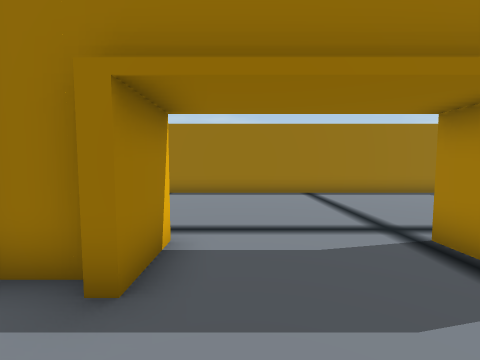
View 1 (above)

22 first-person views from a walk through a Unity game level. The camera is 1.3 m above the floor, tilts 4° down and sees 90° across. The floor is counted in squares, 1 m on a side. Each view is taken from the middle of a square. On the plan, view 1 faces up. The plan holds only what a view shows up to about 12 squares ahead; the rest is blank. The place goes on beyond the plan. Some animated figures are left out. Door leaves are left out, so doorways stand open.

View 2
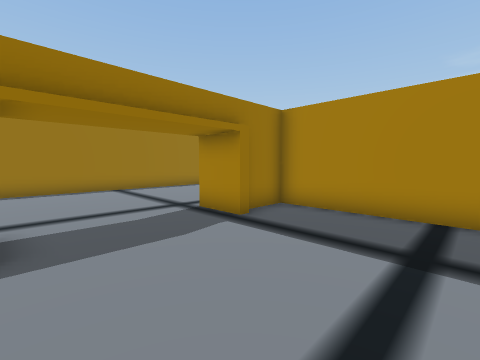

View 3
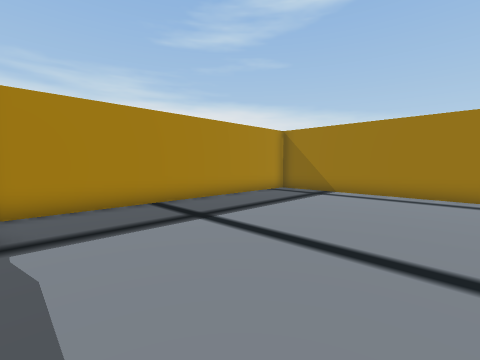

View 4
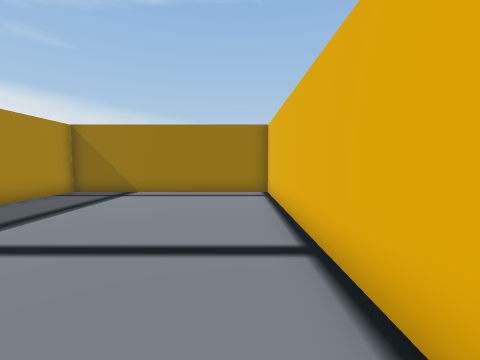

View 5
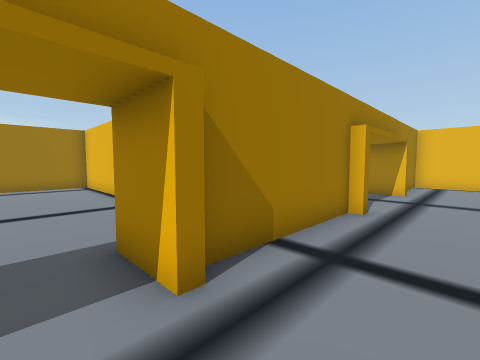

View 6
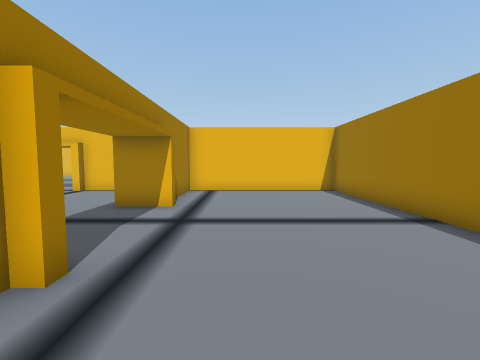

View 7
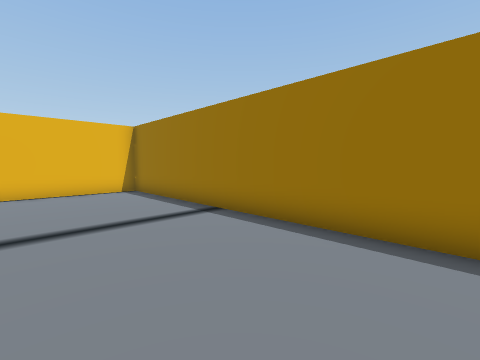

View 8
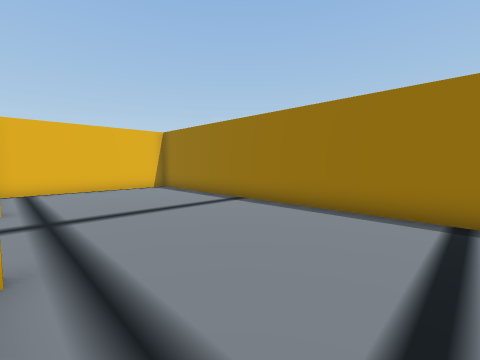

View 9
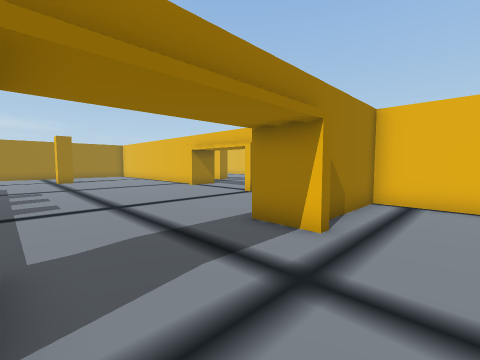

View 10
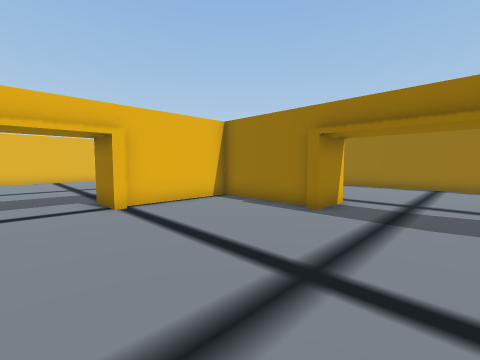

View 11
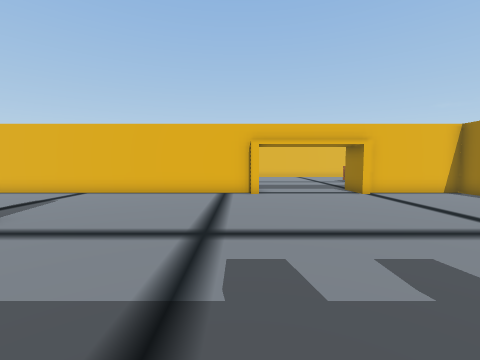

View 12
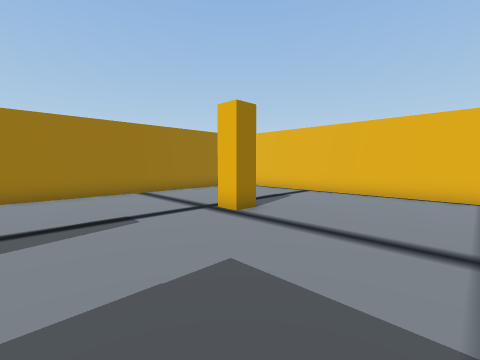

View 13
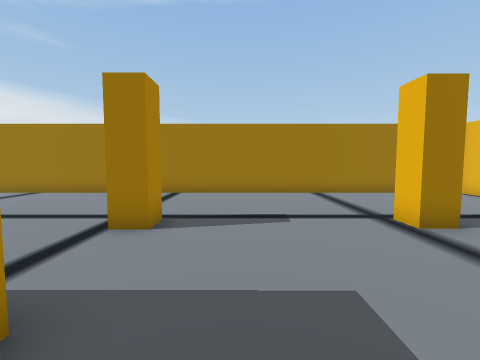

View 14
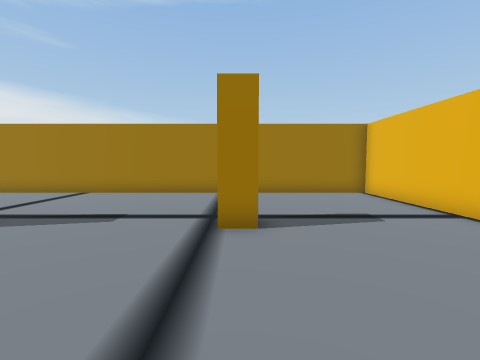

View 15
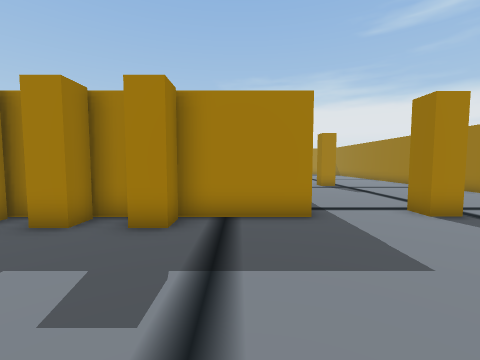

View 16
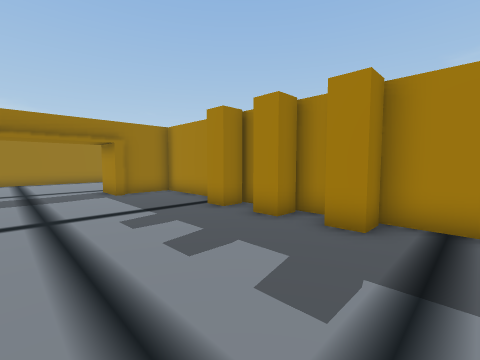

View 17
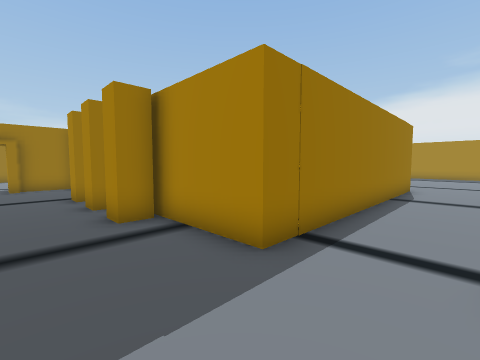

View 18
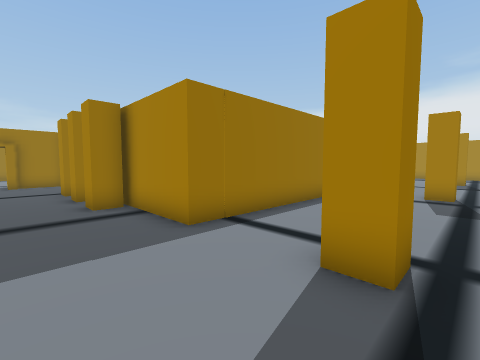

View 19
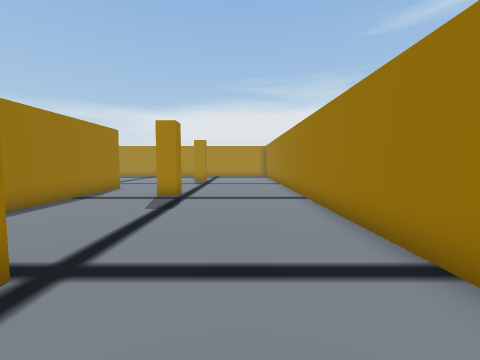

View 20
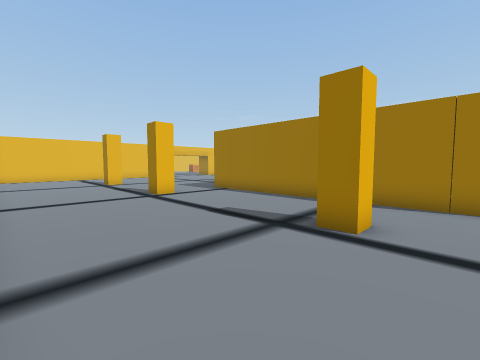

View 21
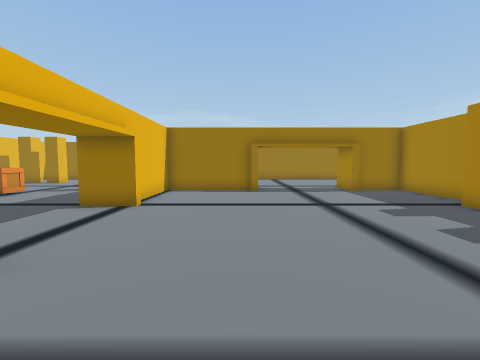

View 22
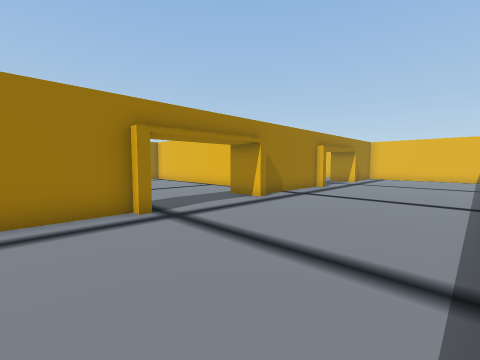

### Floor plan
Points are (right, up) in squares from view 1. A wall is a line through its corners. A room is listed if a view was taken in it or the views show most of it. See-through windows are left out.
Room 1 (views 1, 2, 3, 4, 5, 6, 7, 8, 9, 22)
walls: (-1.6, 4) (-1.2, 4) (-1.2, 2.2) (-1.6, 2.2); (-1.8, 2.6) (-2.8, 2.6); (-3.3, 0.9) (-3.3, -8.8) (5.5, -8.8) (5.5, 2.6) (3.9, 2.6); (-6.7, 2.1) (-6.7, 4) (-6.4, 4) (-6.4, 3.6) (-1.8, 3.6); (3.6, 2.2) (3.2, 2.2) (3.2, 4) (3.6, 4) (3.6, 3.6) (6.1, 3.6); (-11.6, 4) (-11.2, 4) (-11.2, 2.1); (6.5, 10.5) (-15.5, 10.5) (-15.5, 3.6) (-12.3, 3.6)
ways out: opening at (-9, 3) to room 2
Room 2 (views 10, 11, 12, 13, 14, 15, 16, 17, 18, 19, 20, 21)
walls: (-4.2, -2.9) (-4.2, -2.2); (-15.1, -6.1) (-15.1, -6.6); (-15.5, -6.5) (-15.5, -18.5) (6.1, -18.5); (-4.2, -0.8) (-4.2, 2.6) (-6.5, 2.6); (-15.1, -1.4) (-15.1, -1.8) (-16.9, -1.8); (-11.4, 2.6) (-15.5, 2.6) (-15.5, -1.5); (6.5, -9.8) (-4.2, -9.8) (-4.2, -4.4)
ways out: opening at (-9, 3) to room 1; opening at (-16.8, -3.5)
objects: other object (-10, -13); other object (-5, -6); other object (-5, -4); other object (-5, -2); other object (-4, -13); other object (4, -13)

Where each view was taken, in squares from view 1:
view 1: 0 up, 0 right, facing up
view 2: 2 down, 1 left, facing up-right
view 3: 2 up, 2 left, facing down-right
view 4: 2 up, 2 left, facing down
view 5: 6 up, 0 right, facing down-left
view 6: 6 up, 4 left, facing left
view 7: 6 up, 4 left, facing up-left
view 8: 4 up, 3 left, facing up-left
view 9: 6 up, 7 left, facing down-left
view 10: 4 down, 8 left, facing up-left
view 11: 7 down, 5 left, facing left
view 12: 8 down, 5 left, facing down-left
view 13: 8 down, 6 left, facing down
view 14: 8 down, 10 left, facing down
view 15: 8 down, 10 left, facing right
view 16: 8 down, 10 left, facing up-right
view 17: 12 down, 7 left, facing up-right
view 18: 14 down, 7 left, facing up-right
view 19: 16 down, 6 left, facing right
view 20: 18 down, 6 right, facing up-left
view 21: 9 down, 12 left, facing up
view 22: 10 up, 6 right, facing down-left
